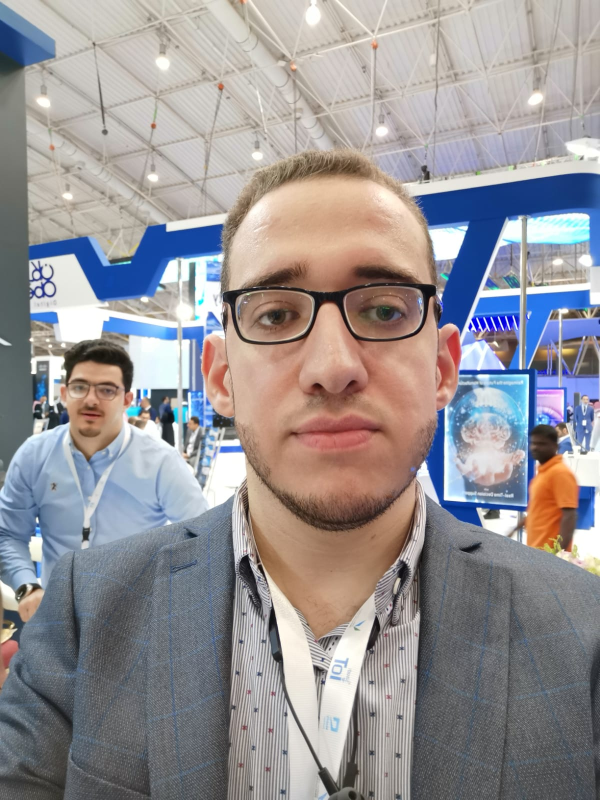
#> input picture resources/anas2.jpeg, 1200 x 1600 px (shown at 1/2 size)
$ python resize_img.py
#> lines starting #> are read from the running program, lines starting #| are printed output that depends on the picture
import os
import cv2

RESOURCES_FOLDER = os.path.join(os.path.dirname(os.path.dirname(__file__)), 'resources')

img = cv2.imread(os.path.join(RESOURCES_FOLDER, 'anas2.jpeg'))
#> img is the input picture: shape (1600, 1200, 3); mean B, G, R 149.2, 146.7, 150.7

print(img.shape)
#| (1600, 1200, 3)

img_resize = cv2.resize(img, (300, 400))
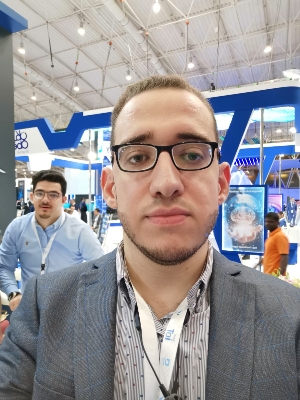
#> img_resize: shape (400, 300, 3); mean B, G, R 149.4, 146.8, 150.8


cv2.imshow('Resize Image', img_resize)
cv2.waitKey(0)

$ run again, with resources/anas.jpeg copied over resources/anas2.jpeg
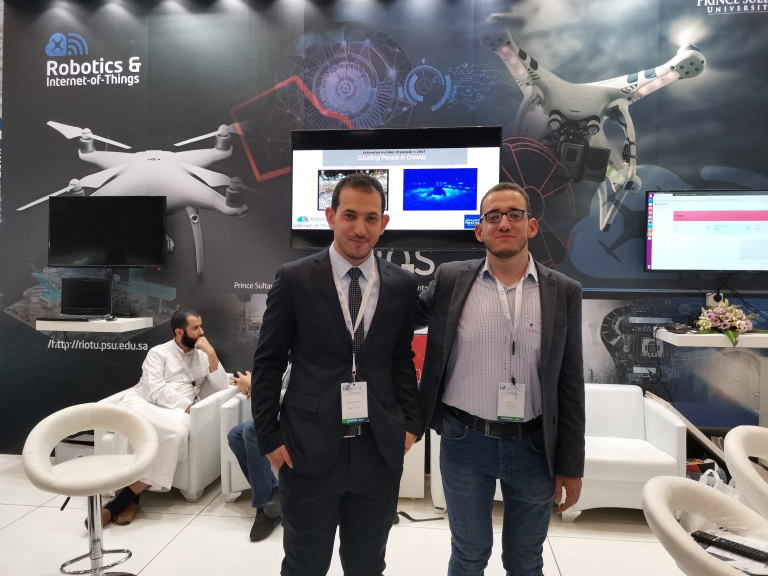
#> input picture resources/anas.jpeg, 1536 x 1152 px (shown at 1/2 size)
#> img is the input picture: shape (1152, 1536, 3); mean B, G, R 110.8, 108.1, 110.6
#| (1152, 1536, 3)
#> `img_resize = cv2.resize(img, (300, 400))`:
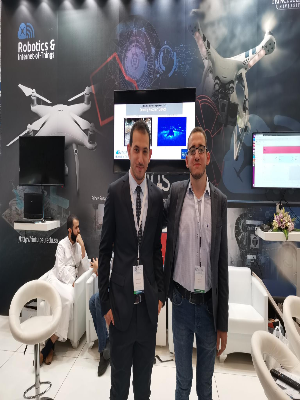
#> img_resize: shape (400, 300, 3); mean B, G, R 110.6, 108, 110.5

$ run again, with resources/bird.jpg copied over resources/anas2.jpeg
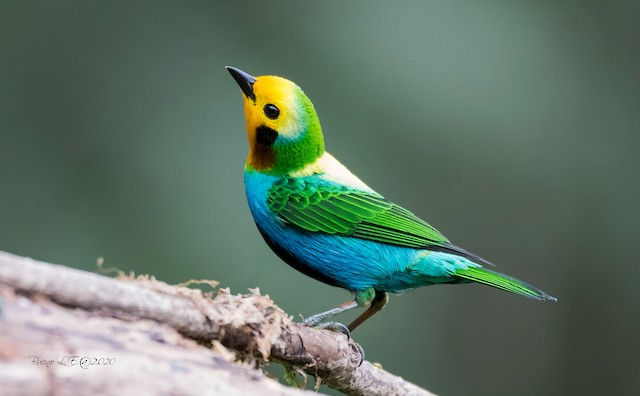
#> input picture resources/bird.jpg, 640 x 396 px
#> img is the input picture: shape (396, 640, 3); mean B, G, R 103.3, 117.1, 97.2
#| (396, 640, 3)
#> `img_resize = cv2.resize(img, (300, 400))`:
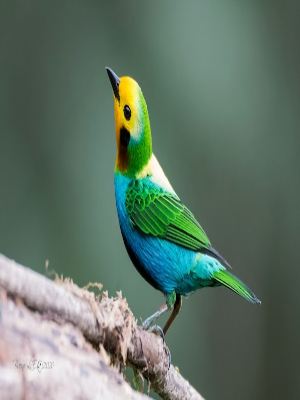
#> img_resize: shape (400, 300, 3); mean B, G, R 103.2, 117, 97.2
